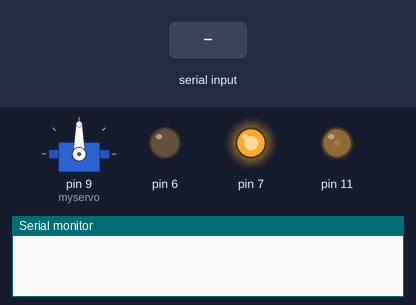
This sketch was run on a simulated Arduino Uno, built with avr-gcc and run on an emulated ATmega328P. Shown: servo, output pins drawn as LEDs (lit = HIGH), the last lines printed to the serial monitor. The inputs (shaded band) are chosen by the test bench.

Above: at 1.2 s.
1.3 s: byte 30 received over Serial
At 2.5 s:
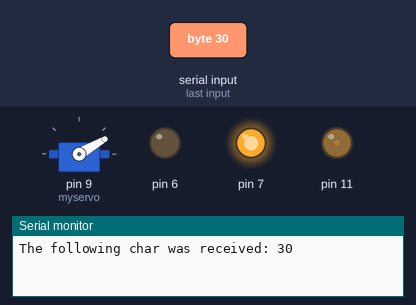
2.8 s: byte 120 received over Serial
At 3.7 s:
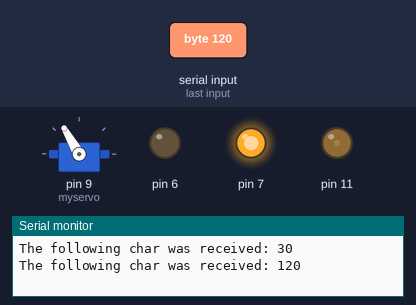
Timing chart, 0 to 31.5 s (numbered marks = the images above; inputs shaded):
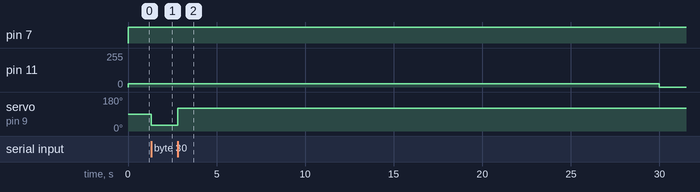

Measured:
- after the input at 1.3 s, servo on pin 9 (myservo): 90° → 30° at once
- after the input at 2.8 s, servo on pin 9 (myservo): 30° → 120° at once

The sketch:

servo.ino
```cpp
#include <Servo.h>

Servo myservo;
int pos = 0;

int pwm = 12; // assigns pin 12 to variable pwm
unsigned long tstart = 0;
unsigned long tstop= 0;

void setup(){
  myservo.attach(9);
  Serial.begin(115200);

  pinMode(6, OUTPUT);
  pinMode(7, OUTPUT);
  pinMode(11, OUTPUT);
  digitalWrite(6, LOW);
  digitalWrite(7, LOW);
  tstart = millis();

}

void loop() {

  if(Serial.available()) {
      pos = Serial.read();
      Serial.print("The following char was received: ");
      Serial.println(pos,DEC);
      myservo.write(pos);
  }


  tstop = millis();
  if(tstop-tstart < 30000) {
    digitalWrite(7, HIGH);
    analogWrite(11, 25);
  }
  else {
    analogWrite(11,0);
  }

}
```
